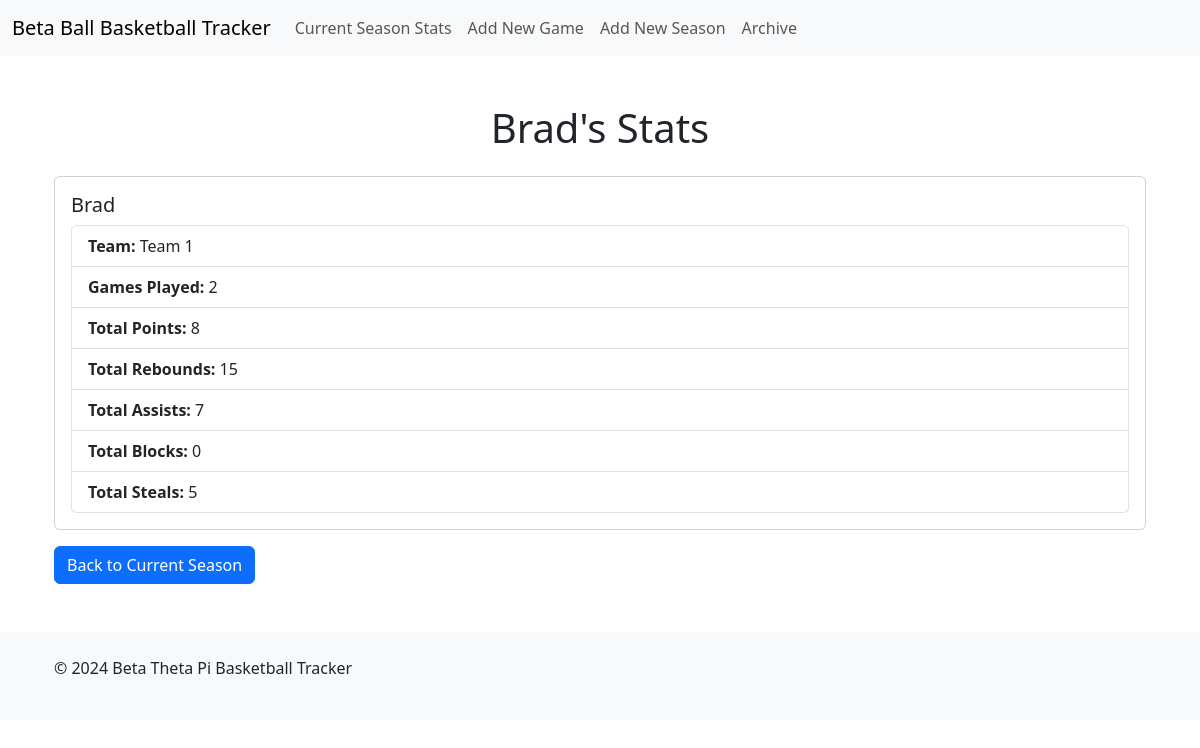
The app's page /player/5 with its own data.
### server.py (models this page shows)
class Player(db.Model):
    id = db.Column(db.Integer, primary_key=True)
    name = db.Column(db.String(100), nullable=False)
    team_id = db.Column(db.Integer, db.ForeignKey('team.id'), nullable=False)
    games_played = db.Column(db.Integer, default=0)
    stats = db.relationship('Stat', backref='player', lazy=True)

class Team(db.Model):
    id = db.Column(db.Integer, primary_key=True)
    name = db.Column(db.String(100), nullable=False)
    season_id = db.Column(db.Integer, db.ForeignKey('season.id'), nullable=False)
    wins = db.Column(db.Integer, default=0)
    losses = db.Column(db.Integer, default=0)
    players = db.relationship('Player', backref='team', lazy=True)

### server.py (the view)
@app.route('/player/<int:player_id>')
def player(player_id):
    player = Player.query.get_or_404(player_id)
    return render_template('player.html', player=player)

### templates/player.html (shortened to what this page needs)
{% extends 'base.html' %}
{% block content %}
<div class="container mt-5">
    <h1 class="text-center">{{ player.name }}'s Stats</h1>
    <div class="card mt-4">
        <div class="card-body">
            <h5 class="card-title">{{ player.name }}</h5>
            <ul class="list-group">
                <li class="list-group-item"><strong>Team:</strong> {{ player.team.name }}</li>
                <li class="list-group-item"><strong>Games Played:</strong> {{ player.games_played }}</li>
                <li class="list-group-item"><strong>Total Points:</strong> {{ player.stats|sum(attribute='points') }}</li>
                <li class="list-group-item"><strong>Total Rebounds:</strong> {{ player.stats|sum(attribute='rebounds') }}</li>
                <li class="list-group-item"><strong>Total Assists:</strong> {{ player.stats|sum(attribute='assists') }}</li>
                <li class="list-group-item"><strong>Total Blocks:</strong> {{ player.stats|sum(attribute='blocks') }}</li>
                <li class="list-group-item"><strong>Total Steals:</strong> {{ player.stats|sum(attribute='steals') }}</li>
            </ul>
        </div>
    </div>
    <a href="{{ url_for('current_season') }}" class="btn btn-primary mt-3">Back to Current Season</a>
</div>
{% endblock %}

### records on screen
Player: name "Brad", games_played "2"
Team: team.name "Team 1"

### other values on screen
{{ player.stats|sum(attribute='points') }} "8"
{{ player.stats|sum(attribute='rebounds') }} "15"
{{ player.stats|sum(attribute='assists') }} "7"
{{ player.stats|sum(attribute='blocks') }} "0"
{{ player.stats|sum(attribute='steals') }} "5"
